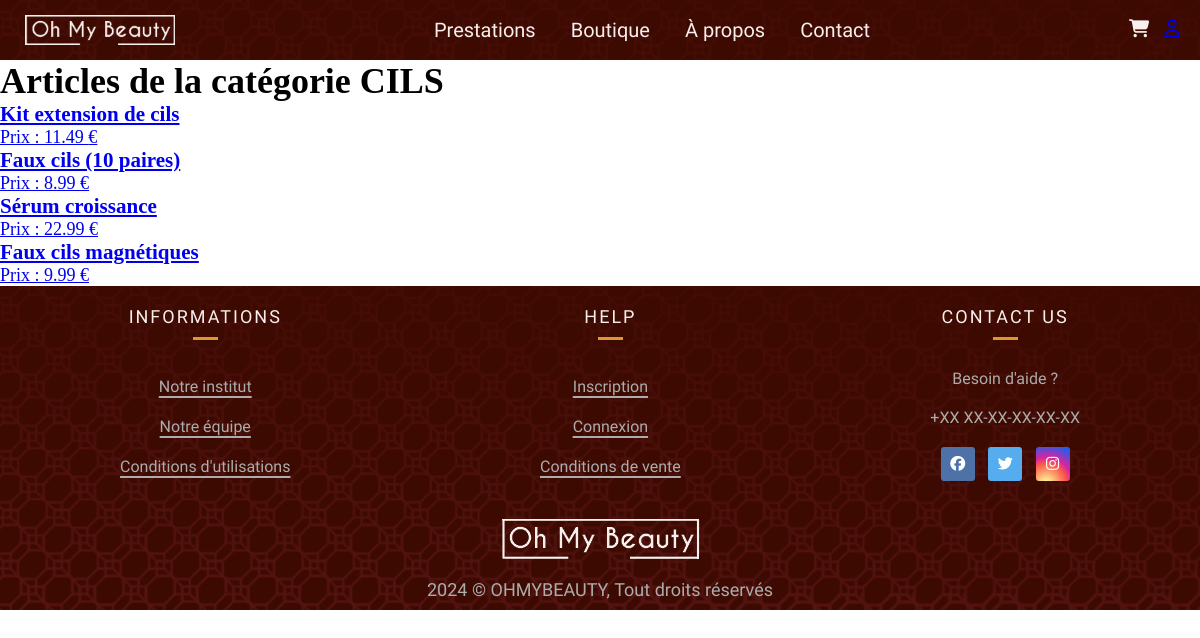
/index.php?action=voirArticlesParCategorie&id_categorie=1, run on an earlier commit of the app's database.
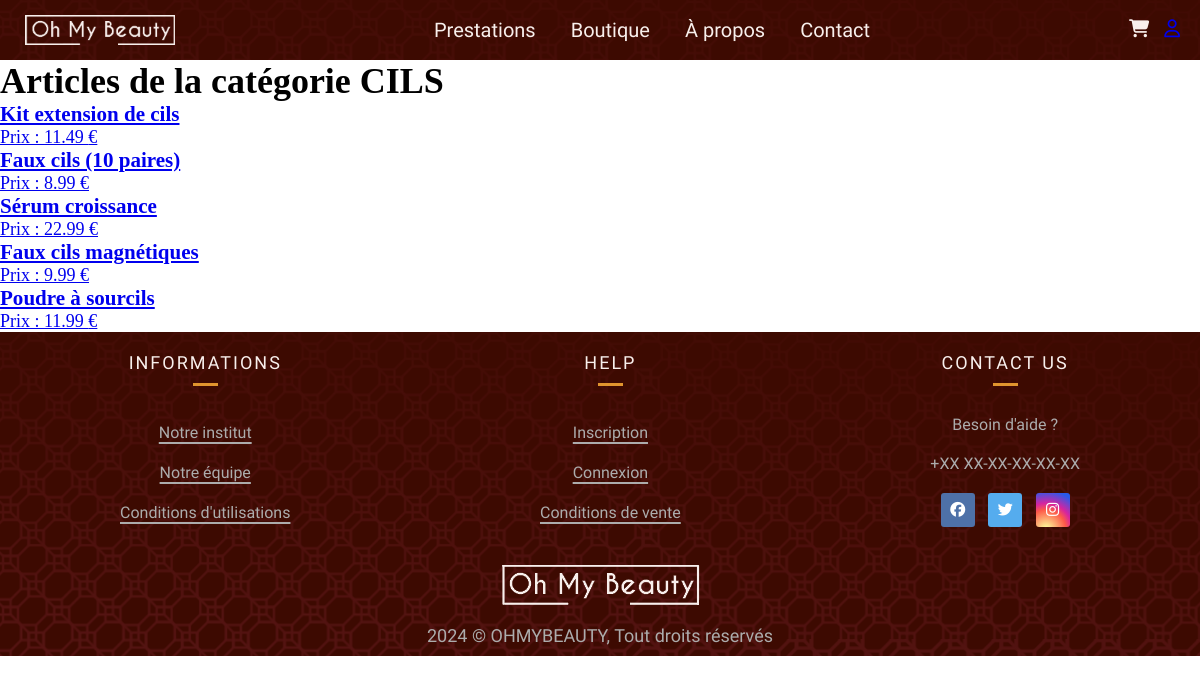
And on a later commit of the database.
### tables this page shows
CREATE TABLE IF NOT EXISTS `produit` (
  `id_produit` int NOT NULL AUTO_INCREMENT,
  `designation` varchar(50) NOT NULL,
  `prix` decimal(15,2) NOT NULL,
  `image` varchar(255) DEFAULT NULL,
  `description` varchar(500) DEFAULT NULL,
  `id_categorie` int NOT NULL,
  PRIMARY KEY (`id_produit`),
  KEY `id_categorie` (`id_categorie`),
  CONSTRAINT `produit_ibfk_1` FOREIGN KEY (`id_categorie`) REFERENCES `categorie` (`id_categorie`)
);

### app/Connect.php (called while the page is built, shortened)
<?php
abstract class Connect {
    public static function seConnecter(){
        try {
            return new \PDO(
                "mysql:host=".self::HOST.";dbname=".self::DB.";charset=utf8", self::USER, self::PASS);
        } catch (\PDOException $ex) {
            return $ex->getMessage();
        }
    }
}

### model/managers/CategorieManager.php (called while the page is built, shortened)
<?php
class CategorieManager {
    private $db;
    public function __construct() {
        $this->db = Connect::seConnecter();
    }
    public function obtenirNomCategorie($id_categorie) {
        $requete = "
            SELECT designation
            FROM categorie
            WHERE id_categorie = :id_categorie
        ";
        $stmt = $this->db->prepare($requete);
        $stmt->bindParam(':id_categorie', $id_categorie, \PDO::PARAM_INT);
        $stmt->execute();
        return $stmt->fetchColumn();
    }
}

### model/managers/ProduitManager.php (called while the page is built, shortened)
<?php
class ProduitManager {
    private $db;
    public function __construct() {
        $this->db = Connect::seConnecter();
    }
    public function obtenirArticlesParCategorie($id_categorie) {
        $requete = "
            SELECT id_produit, designation, prix, image
            FROM produit
            WHERE id_categorie = :id_categorie
        ";
        $stmt = $this->db->prepare($requete);
        $stmt->bindParam(':id_categorie', $id_categorie, \PDO::PARAM_INT);
        $stmt->execute();
        return $stmt->fetchAll();
    }
}

### view/vueArticlesCategorie.php (the view, shortened to what this page needs)
<h1>Articles de la catégorie <?= htmlspecialchars($categorieNom); ?></h1>
<div class="articles-container">
    <?php foreach ($articles as $article) { ?>
        <div class="article">
            <a href="index.php?action=voirArticle&id_article=<?= $article['id_produit']; ?>">
                <h3><?= htmlspecialchars($article['designation']); ?></h3>
                <p>Prix : <?= $article['prix']; ?> €</p>
            </a>
        </div>
    <?php } ?>
</div>
<?php
require "template.php";
?>

What changed in the data, as far as the page shows it:
added produit: designation "Poudre à sourcils", prix "11.99"
